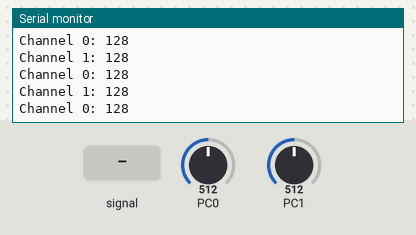
The program below on a simulated ATmega328P, built with avr-gcc and emulated at 16 MHz. Shown: the last lines printed to the serial monitor. Inputs (shaded band) come from the test bench; at power-on: PC1 = 512, PC0 = 512.

Above: at 1.2 s.
1.3 s: PC0 fed a 1000 Hz sine of ±255 counts around its level
At 2.3 s:
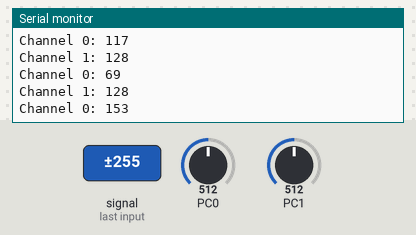
4.3 s: PC1 fed a 200 Hz sine of ±255 counts around its level
7.3 s: PC1 set to 716
At 7.8 s:
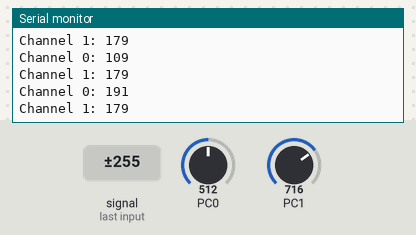
10.3 s: PC0 fed a 200 Hz sine of ±255 counts around its level
13.3 s: PC0 set to 306
At 14.1 s:
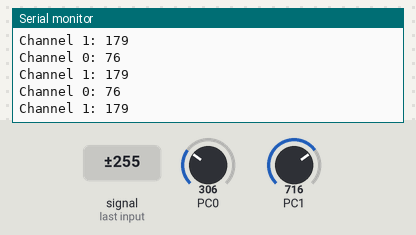
16.3 s: PC0 fed a 2 Hz sine of ±306 counts around its level
Timing chart, 0 to 19.3 s (numbered marks = the images above; inputs shaded):
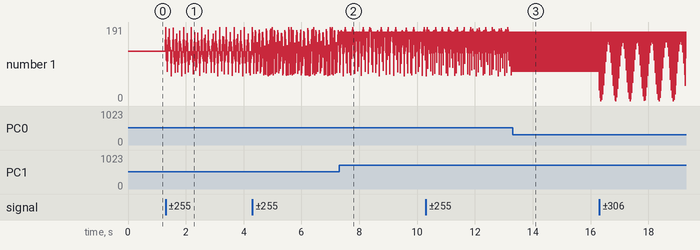

The program:

main.c
```c
/*
 * AnalogerEingangMitInterrupt.c
 *
 * Created: 14.12.2021 09:23:25
 * Author : JoachimWagner
 */

#include <avr/io.h>
#include <stdlib.h>
#include "USART.h"
#include "analog.h"

volatile uint8_t ADCvalueA;    // Global variable, set to volatile if used with ISR
volatile uint8_t ADCvalueB;
char buffer[10];
volatile uint8_t conversion = 0;

int main(void)
{
	analog_init();
	usart_init();


    /* Replace with your application code */
    while (1)
    {


		usart_send_string("Channel 0: ");
		usart_send_string(itoa(ADCvalueA,buffer, 10));
		usart_send('\n');
		usart_send('\r');

		usart_send_string("Channel 1: ");
		usart_send_string(itoa(ADCvalueB,buffer, 10));
		usart_send('\n');
		usart_send('\r');


    }
}

ISR(ADC_vect)
{
	ADCSRA &=  ~(1 << ADIE);    // disable Interrupts

	if(ADMUX % 2 ){
		ADCvalueB = ADCH;          // only need to read the high value for 8 bit
		set_channel(0);
	}
	else{
		ADCvalueA = ADCH;          // only need to read the high value for 8 bit
		set_channel(1);
	}


	ADCSRA |= (1 << ADIE);    // Enable Interrupts

}
```

USART.h
```c
/*********************************************************************


	USART - API by Jo Wagner


**********************************************************************/

#ifndef __JO_S_UART__

	#define __JO_S_LCD__

	#ifndef F_CPU
		#define F_CPU 16000000UL
	#endif

	#include <avr/io.h>
	#include <util/delay.h>
	#include <avr/interrupt.h>
	#include <avr/sleep.h>

	//baud rate
	#define BAUDRATE 9600
	//berechne UBRR value
	#define UBRRVAL ((F_CPU/(BAUDRATE*16UL))-1)


	typedef void(*USART_RECEIVE_CALLBACK)(char);

	void usart_init(void);
	void usart_send(char);
	void usart_send_string(char *);
	uint8_t usart_receive();
	void usart_send_string_new_line(char *message);
	void usart_set_receive_callback(USART_RECEIVE_CALLBACK callback);

#endif
```

analog.c
```c
/*
 * analog.c
 *
 * Created: 14.12.2021 10:57:41
 *  Author: JoachimWagner
 */

#include "analog.h"

void analog_init() {
	ADMUX = 0;                // use ADC0
	ADMUX |= (1 << REFS0);    // use AVcc as the reference
	ADMUX |= (1 << ADLAR);    // Right adjust for 8 bit resolution

	ADCSRA |= (1 << ADPS2) | (1 << ADPS1) | (1 << ADPS0); // 128 prescale for 16Mhz
	ADCSRA |= (1 << ADATE);   // Set ADC Auto Trigger Enable

	ADCSRB = 0;               // 0 for free running mode

	ADCSRA |= (1 << ADEN);    // Enable the ADC
	ADCSRA |= (1 << ADIE);    // Enable Interrupts

	ADCSRA |= (1 << ADSC);    // Start the ADC conversion
}
```

analog.h
```c
/*
 * analog.h
 *
 * Created: 14.12.2021 10:44:19
 *  Author: JoachimWagner
 */


#ifndef ANALOG_H_
	#define ANALOG_H_


	#ifndef F_CPU
		#define F_CPU 16000000UL
	#endif

	#include <avr/io.h>
	#include <util/delay.h>
	#include <avr/interrupt.h>
	#include <avr/sleep.h>


	inline void set_channel(uint8_t channel) {
		ADMUX &= 0xF0;
		ADMUX |= channel;
	}

	inline uint8_t get_channel() {
		return ADMUX & 0xF;
	}

	void analog_init();

#endif /* ANALOG_H_ */
```

usart.c
```c
#include "USART.h"


static void DEFAULT_CALLBACK_FKT(char c){}
static USART_RECEIVE_CALLBACK _callback = DEFAULT_CALLBACK_FKT;


void usart_init() {

	/*Set baud rate */
	UBRR0H = (UBRRVAL >> 8);
	UBRR0L = UBRRVAL;

	UCSR0B |= (1 << RXEN0) | (1 << TXEN0);      // Enable receiver and transmitter
	UCSR0B |= (1 << RXCIE0);                    // Enable reciever interrupt
	UCSR0C |= (1 << UCSZ01) | (1 << UCSZ00);    // Set frame: 8data, 1 stp


	//set_sleep_mode(SLEEP_MODE_IDLE);

	//globale Interrupts erlauben
	sei();

}


void usart_send(char value){

	while ( !(UCSR0A & (1 << UDRE0)) ) ;
	UDR0 = value;

}
uint8_t usart_receive(){
	 while(!(UCSR0A & (1 << RXC0)));
	 // return data
	 return UDR0;
}

void usart_send_string(char * s){

	while (*s)
		usart_send(	*s ++);
}

void usart_send_string_new_line(char *message) {
	usart_send_string(message);
	usart_send_string("\r\n");
}

void usart_set_receive_callback(USART_RECEIVE_CALLBACK callback) {
	_callback = callback;
}

ISR (USART_RX_vect)
{
	//_callback(UDR0);
}
```

Measured:
- after the input at 1.3 s, the serial monitor: prints a new line at once (image 1)
- plotted number 1: 28 → 3 after the input at 16.3 s
